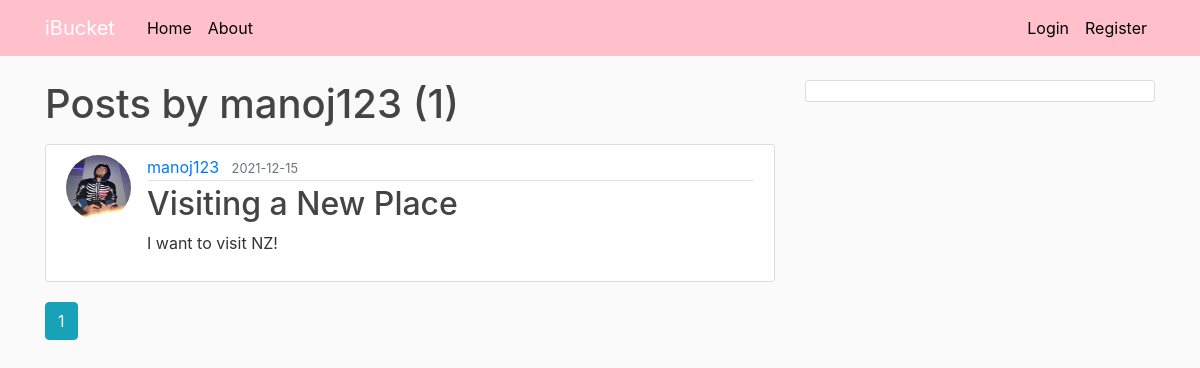
The app's page /user/manoj123 with its own data.
### flaskblog/models.py (models this page shows, shortened)
class User(db.Model, UserMixin):
    id = db.Column(db.Integer, primary_key=True)
    username = db.Column(db.String(20), unique=True, nullable=False)
    email = db.Column(db.String(120), unique=True, nullable=False)
    image_file = db.Column(db.String(20), nullable=False, default='default.jpg')
    password = db.Column(db.String(60), nullable=False)
    posts = db.relationship('Post', backref='author', lazy=True)

class Post(db.Model):
    id = db.Column(db.Integer, primary_key=True)
    title = db.Column(db.String(100), nullable=False)
    date_posted = db.Column(db.DateTime, nullable=False, default=datetime.utcnow)
    content = db.Column(db.Text, nullable=False)
    user_id = db.Column(db.Integer, db.ForeignKey('user.id'), nullable=False)

### flaskblog/routes.py (the view)
@app.route("/user/<string:username>")
def user_posts(username):
    page = request.args.get('page', 1, type=int)
    user = User.query.filter_by(username=username).first_or_404()
    posts = Post.query.filter_by(author=user)\
        .order_by(Post.date_posted.desc())\
        .paginate(page=page, per_page=5)
    return render_template('user_posts.html', posts=posts, user=user)

### flaskblog/templates/user_posts.html
{% extends "layout.html" %}
{% block content %}
    <h1 class="mb-3">Posts by {{ user.username }} ({{ posts.total }})</h1>
    {% for post in posts.items %}
        <article class="media content-section">
          <img class="rounded-circle article-img" src="{{ url_for('static', filename='profile_pics/' + post.author.image_file) }}">
          <div class="media-body">
            <div class="article-metadata">
              <a class="mr-2" href="{{ url_for('user_posts', username=post.author.username) }}">{{ post.author.username }}</a>
              <small class="text-muted">{{ post.date_posted.strftime('%Y-%m-%d') }}</small>
            </div>
            <h2><a class="article-title" href="{{ url_for('post', post_id=post.id) }}">{{ post.title }}</a></h2>
            <p class="article-content">{{ post.content }}</p>
          </div>
        </article>
    {% endfor %}
    {% for page_num in posts.iter_pages(left_edge=1, right_edge=1, left_current=1, right_current=2) %}
      {% if page_num %}
        {% if posts.page == page_num %}
          <a class="btn btn-info mb-4" href="{{ url_for('user_posts', username=user.username, page=page_num) }}">{{ page_num }}</a>
        {% else %}
          <a class="btn btn-outline-info mb-4" href="{{ url_for('user_posts', username=user.username, page=page_num) }}">{{ page_num }}</a>
        {% endif %}
      {% else %}
        ...
      {% endif %}
    {% endfor %}
{% endblock content %}

### flaskblog/static/main.css (style rules this page uses)
body { background: #fafafa; color: #333333; margin-top: 5rem; }
h1, h2, h3, h4, h5, h6 { color: #444444; }
.content-section { background: #ffffff; padding: 10px 20px; border: 1px solid #dddddd; border-radius: 3px; margin-bottom: 20px; }
.article-title { color: #444444; }
.article-content { white-space: pre-line; }
.article-img { height: 65px; width: 65px; margin-right: 16px; }
.article-metadata { padding-bottom: 1px; margin-bottom: 4px; border-bottom: 1px solid #e3e3e3 }

### records on screen
User: username "manoj123"
Post: image_file (picture), author.username "manoj123", date_posted "2021-12-15", title "Visiting a New Place", content "I want to visit NZ!"

### other values on screen
{{ posts.total }} "1"
{{ page_num }} "1"
